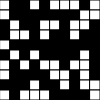
Frame 1 (no input)
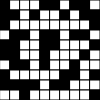
Frame 60 (no input)
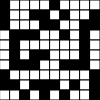
Frame 120 (the mouse pressed at the canvas centre since frame 60)

The p5.js sketch that drew these frames (run headless with seeded random() and noise() and a simulated clock; from frame 60 on, the mouse is pressed at the canvas centre):

// p5.js sketch
// ── sketch.js
let s = 10;
let bestLevel = null;

function setup() {
    createCanvas(100, 100);

    levelW = width/s;
    levelH = height/s;

    ga = new GeneticAlgorithm(1000, levelW * levelH, symFunc);
}

function draw() {
    background(80);

    let bestInd = ga.evolve();
    bestLevel = gen2phen(bestInd.gens, levelW, levelH);
    console.log(bestInd);

    for(let i = 0; i < levelW; i++) {
        for(let j = 0; j < levelH; j++) {
            if(bestLevel[i][j] == 1) {
                fill(0);
            }
            else if(bestLevel[i][j] == 0) {
                fill(255);
            }

            rect(j*s, i*s, s, s);
        }
    }
}

// Creates a level of size (w,h) from a GA individual (1D array)
function gen2phen(individual, w, h) {
    let level = new Array(w);
    for(let i = 0; i < w; i++) {
        level[i] = new Array(h);
    }

    // Reshape a 1D individual onto a 2D level of size (w,h)
    for(let i = 0; i < individual.length; i++) {
        let x = i % w;
        let y = int(i / w);

        level[x][y] = individual[i];
    }

    return level;
}

function symFunc(individual) {
    let level = gen2phen(individual, levelW, levelH);

    let w = levelW;
    let h = levelH;

    let simmetry = 0;
    for(let i = 0; i < ceil(w/2); i++) {
        for(let j = 0; j < ceil(h/2); j++) {
            simmetry += abs(level[i][j] - level[w - i - 1][j])
            simmetry += abs(level[i][j] - level[i][h - j - 1])
            simmetry += abs(level[i][j] - level[w - i - 1][h - j - 1])
        }
    }

    return (w*h) - simmetry;
}

// ── ga.js
class Individual {
    constructor(indSize) {
        this.indSize = indSize;

        this.gens = new Array(indSize);
        this.fitness = 0;

        this.init();
    }

    init() {
        for(let i = 0; i < this.indSize; i++) {
            this.gens[i] = int(random(2));
        }
    }
}

class GeneticAlgorithm {
    constructor(popSize, indSize, fitFunc, mutationRate) {
        this.indSize = indSize;
        this.popSize = popSize;
        this.fitFunc = fitFunc;

        this.init();
    }

    init() {
        this.population = new Array(this.popSize);
        for(let i = 0; i < this.popSize; i++) {
            // Initialize individual i randomly
            this.population[i] = new Individual(this.indSize);
        }
    }

    evolve() {
        // for(let i = 0; i < n; i++)  {
            this.evaluate();

            let matingPool = this.select();
            let newPopulation = this.reproduce(matingPool);
            this.mutate(newPopulation);

            this.population = newPopulation;
        // }

        this.evaluate();

        return this.best();
    }

    evaluate() {
        for(let i = 0; i < this.popSize; i++) {
            let individual = this.population[i];
            individual.fitness = this.fitFunc(individual.gens)
        }
    }

    select() {
        let matingPool = new Array();

        // Select this.popSize Individual to be the parents
        for(let i = 0; i < this.popSize; i++) {
            let survivor = this.rouletteWheel();
            matingPool.push(survivor);
        }

        return matingPool;
    }

    rouletteWheel() {
        let totalFitness = 0;
        for(let i = 0; i < this.popSize; i++) {
            totalFitness += this.population[i].fitness;
        }

        for(let i = 0; i < this.popSize; i++) {
            this.population[i].fitness /= totalFitness;
        }

        // Here all the fitnesses sum up to 1
        let r = random();
        let fitnessSoFar = 0;

        for(let i = 0; i < this.popSize; i++) {
            fitnessSoFar += this.population[i].fitness;

            if(r < fitnessSoFar) {
                return this.population[i];
            }
        }

        return this.population[this.population.length - 1];
    }

    reproduce(matingPool) {
        let newPopulation = new Array(this.popSize);

        for(let i = 0; i < this.popSize; i++) {
            let a = int(random(this.popSize));
            let b = int(random(this.popSize));

            newPopulation[i] = this.crossover(matingPool[a], matingPool[b]);
        }

        return newPopulation;
    }

    crossover(parentA, parentB) {
        let child = new Individual(this.indSize);

        let midPoint = int(random(this.indSize));
        for(let i = 0; i < this.indSize; i++) {
            if(i < midPoint) {
                child.gens[i] = parentA.gens[i];
            }
            else {
                child.gens[i] = parentB.gens[i];
            }
        }

        return child;
    }

    mutate(newPopulation) {
        for(let i = 0; i < this.popSize; i++) {
            for (let j = 0; j < this.indSize; j++) {
                if (random() < this.mutationRate) {
                    newPopulation[i].gens[j] = int(random(2));
                }
            }
        }
    }

    best() {
        let max = -1;
        let bix = 0;

        for(let i = 0; i < this.popSize; i++) {
            if(this.population[i].fitness > max) {
                max = this.population[i].fitness;
                bix = i;
            }
        }

        return this.population[bix];
    }
}
